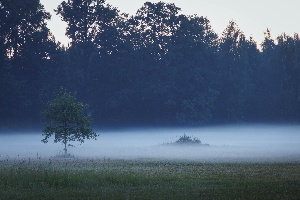
#> input picture fourier_transform/demo.jpg, 300 x 200 px
$ python fourier_transform.py
#> lines starting #> are read from the running program, lines starting #| are printed output that depends on the picture
#> further down, img is the input picture: shape (200, 300, 3); mean B, G, R 114.4, 94.2, 78.7
# 3. Realizēt filtrēšanu ar Furjē transformācijas palīdzību
# Izmantojam gausian blur implementāciju kā pamatu
import cv2
import numpy as np
import matplotlib.pyplot as plt


def fourier_transform(image: np.ndarray, kernel_size=3, sigma=2, plot=True):
#> called with kernel_size = 25, sigma = 2, plot = True
    if not kernel_size % 2 == 1:
        raise "Kernel size must be an odd number"
    if not len(image.shape) == 3:
        raise "Image not in expected shape, required num_dims=3"

    kernel = np.zeros((kernel_size, kernel_size))
    c = kernel_size//2
    for i in range(kernel_size):
        for j in range(kernel_size):
            posx = i - c
            posy = j - c
            kernel[j, i] = np.exp(-(posx ** 2 + posy ** 2) / (2 * sigma ** 2))
    # Normalizējam lai attēla kopējā spožuma vērtība nemainītos
    kernel = kernel / np.sum(kernel)
    # Pārveidojam kodolu par trīsdimensionālu, lai varētu to pielietot trīsdimensionālam attēlam
    kernel = kernel.reshape((kernel_size, kernel_size, 1))

    # ================================================================================================================
    # Furjē transformācijas kods


    def fourier2d(image):
        n, m = image.shape[:2]
#> n = 200; m = 300
        result = np.zeros((n, m, image.shape[2]), dtype=complex)

        # Pārnesam iekšējos iteratorus uz numpy masīviem lai vaŗetu veikt matricu operācijas un paātrināt procesu
        l = np.arange(m)
#> l = 300 values from 0 to 299
        k = np.arange(n)
#> k = 200 values from 0 to 199

        # Izveidojam 1, -1 matricu lai centrētu furjē transformāciju
        c = np.ones((n, m, 1))
        c[1::2, :] = -1
        c[:, 1::2] *= -1

        for u in range(n):
            print(f"Calculating Fourier transform for row {u}/{n}")
            for v in range(m):

                # Izveidojam 2d matricu ar k un l vērtībām lai aizstātu iekšējos divus ciklus ar matricu operāciju
                uk = u * k / n
                vl = v * l / m
                p = np.zeros((n, m, 1))
                p += vl.reshape((m, 1))
                p += uk.reshape((n, 1, 1))

                # Izrēķinam eksponentu matricu
                e = np.exp(-2j * np.pi * p)

                # Izrēķinam furjē transformāciju pikselim
                s = image * e# * c
                s = np.sum(s, axis=(0, 1))
                s /= n * m

                # Saglabājam rezultātu
                result[u, v] = s
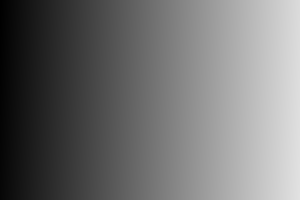
#> p: shape (200, 300, 1) float64; min 0, max 226.2, mean 113.1
        return result

    def inverse_fourier2d(image):
        n, m = image.shape[:2]
        result = np.zeros((n, m, image.shape[2]), dtype=complex)

        # Pārnesam iekšējos iteratorus uz numpy masīviem lai vaŗetu veikt matricu operācijas un paātrināt procesu
        u = np.arange(n)
        v = np.arange(m)

        for k in range(n):
            print(f"Calculating inverse Fourier transform for row {k}/{n}")
            for l in range(m):
                # Izveidojam 2d matricu ar k un l vērtībām lai aizstātu iekšējos divus ciklus ar matricu operāciju
                uk = u * k / n
                vl = v * l / m
                p = np.zeros((n, m, 1))
                p += vl.reshape((m, 1))
                p += uk.reshape((n, 1, 1))

                # Izrēķinam eksponentu matricu
                e = np.exp(2j * np.pi * p)

                # Izrēķinam furjē transformāciju pikselim
                s = image * e
                s = np.sum(s, axis=(0, 1))
                # s /= n * m

                # Salabojam zīmi reālajai daļai, jo tā var būt negatīva
                s = abs(s.real) + s.imag * 1j

                # Saglabājam rezultātu
                result[k, l] = s
        return result


    # Iegūstam attēla furjē transformāciju
    print("Calculating Fourier transform for image...")
    image_ft = fourier2d(image)

    kernel_large = np.zeros(image.shape)
    # Ieliekam centrā mūsu filtra kodoli
    diffx = (image.shape[0] - kernel_size) // 2
    diffy = (image.shape[1] - kernel_size) // 2
    kernel_large[diffx:diffx + kernel_size, diffy:diffy + kernel_size] = kernel
    # Izrādas kodolu vajag pārvietot uz stūriem ar np.fft.ifftshift funkciju
    # Mana implementācija šai funkcijai:
    def ifftshift(image):
        shiftx = image.shape[0] // 2
        shifty = image.shape[1] // 2
        return np.roll(image, (shiftx, shifty), axis=(0, 1))
    kernel_large = ifftshift(kernel_large)
    # Iegūstam kodola furjē transformāciju
    print("Calculating Fourier transform for kernel...")
    kernel_ft = fourier2d(kernel_large)

    image_ft_filtered = image_ft * kernel_ft
    # Iegūstam filtrēto attēlu
    print("Calculating inverse Fourier transform for filtered image...")
    image_processed = inverse_fourier2d(image_ft_filtered).real
    # Nonormalizejam attēlu, lai tas būtu 0-255
    image_processed = (image_processed - np.min(image_processed)) / (np.max(image_processed) - np.min(image_processed))
    image_processed = (image_processed * 255).astype(np.uint8)
    # ================================================================================================================

    if plot:
        plt.subplot(1, 2, 1)
        plt.imshow(image)
        plt.subplot(1, 2, 2)
        plt.imshow(image_processed)
        plt.tight_layout()
        plt.show()
    return image_processed


if __name__ == '__main__':
    img = cv2.imread("demo.jpg")
#> (the run stopped early here; a loop or call above may not have finished)
